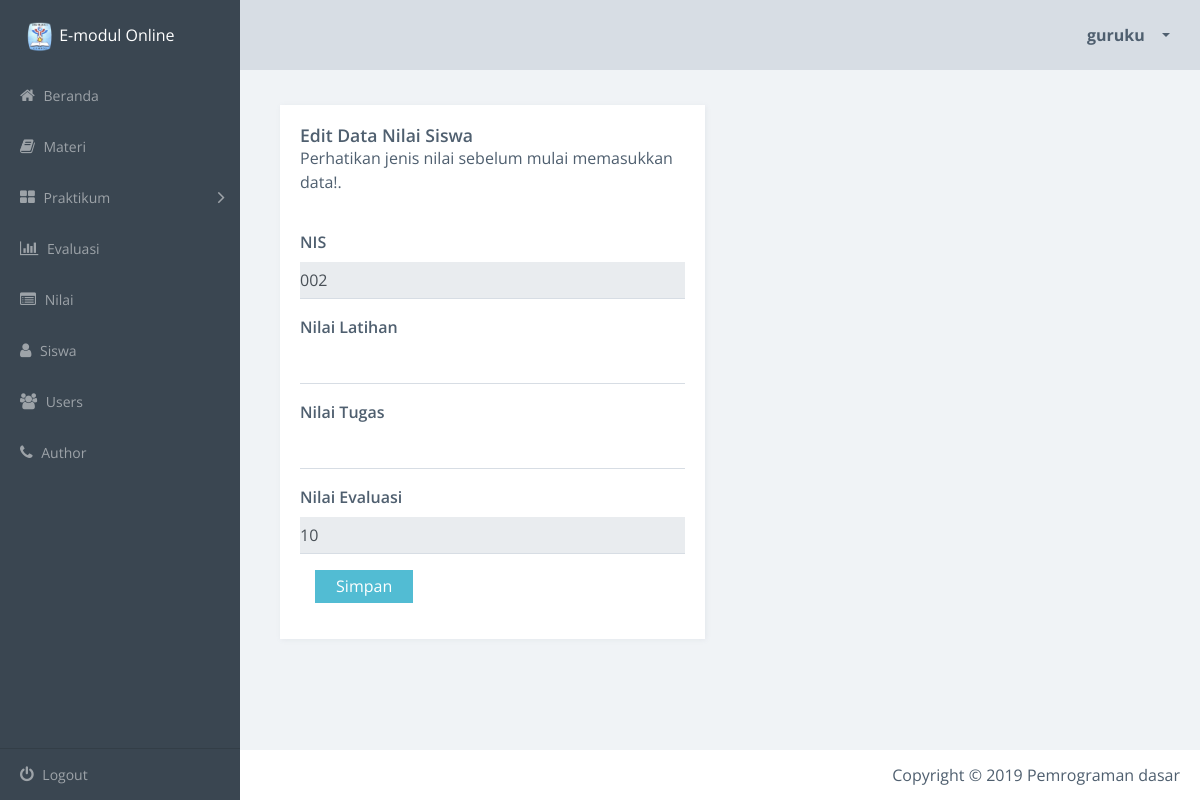
Page /editNilai.php?id=2 (signed in) on the earlier database version.
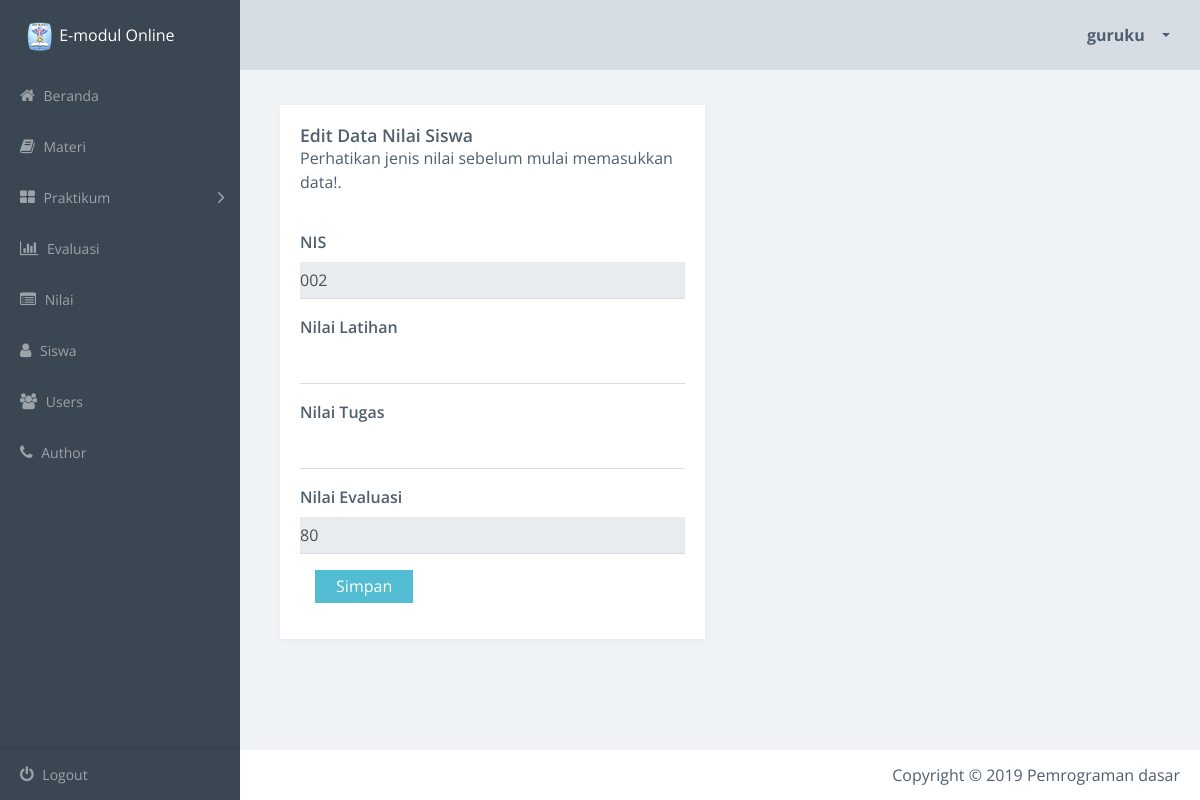
Same page on the later database version.
### tables this page shows
CREATE TABLE `nilai` (
  `id_nilai` int(11) NOT NULL AUTO_INCREMENT,
  `no_induk` varchar(10) DEFAULT NULL,
  `nilai_tugas` varchar(5) DEFAULT NULL,
  `nilai_evaluasi` varchar(5) DEFAULT NULL,
  `nilai_latihan` varchar(5) DEFAULT NULL,
  PRIMARY KEY (`id_nilai`)
);

### editNilai.php (the view, shortened to what the changed rows need)
<?php
include "config.php";
$id = $_GET['id'];
$query = "SELECT * FROM nilai WHERE id_nilai = '$id'";
$hasil = mysqli_query($conn, $query);
$data  = mysqli_fetch_array($hasil);
?>
<!doctype html>
<html class="no-js" lang="en">
    <head>
        <link rel="stylesheet" href="css/vendor.css">
        <link rel="stylesheet" href="css/app-blue.css">
    </head>
    <body>
        <div class="main-wrapper">
            <div class="app" id="app">
                <article class="content forms-page">
                 <section class="section">
                        <div class="row sameheight-container">
                            <div class="col-md-6">
                                <div class="card card-block sameheight-item">
                                    <form id="tambah-form" action="prosesEditNilaiSiswa.php" method="POST">
                                        <div class="form-group">
                                            <label class="control-label">NIS</label>
                                            <input type="text" class="form-control underlined" name="no_induk" value="<?php echo $data['no_induk'] ?>" readonly="readonly"></div>
                                        <div class="form-group">
                                            <label class="control-label">Nilai Evaluasi</label>
                                            <input type="text" class="form-control underlined" name="nilai_evaluasi" value="<?php echo $data['nilai_evaluasi'] ?>" readonly="readonly"></div>
                                    </form>
                                </div>
                            </div>
                        </div>
                    </section>
                </article>
    </body>
</html>

Differences in the rows shown:
changed nilai: nilai_evaluasi "10" → "80"
